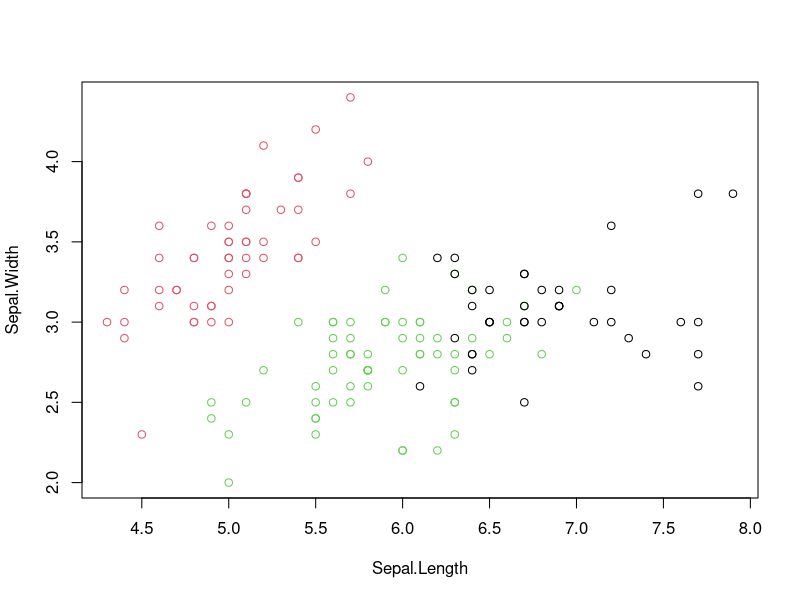
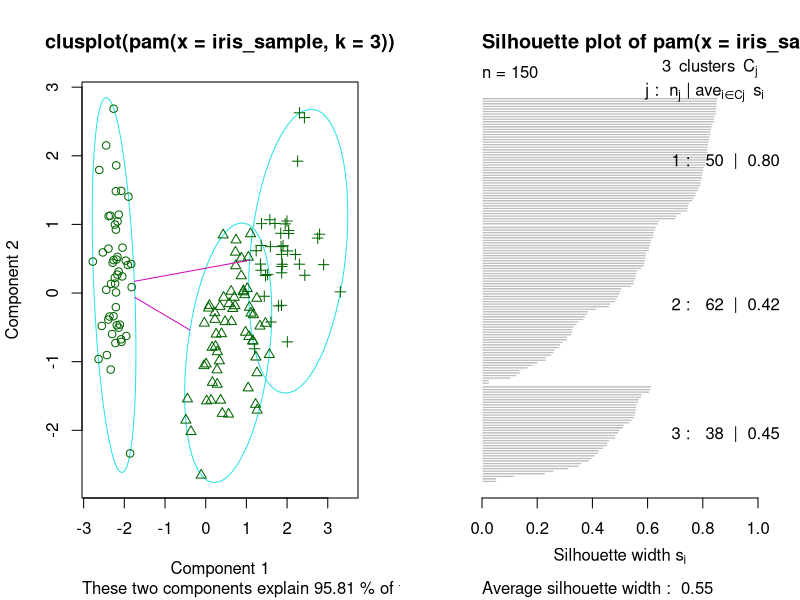
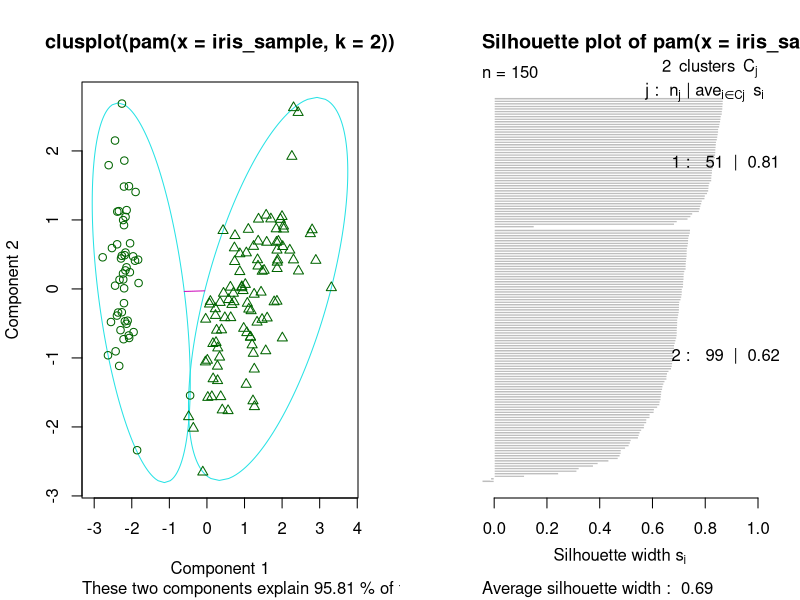
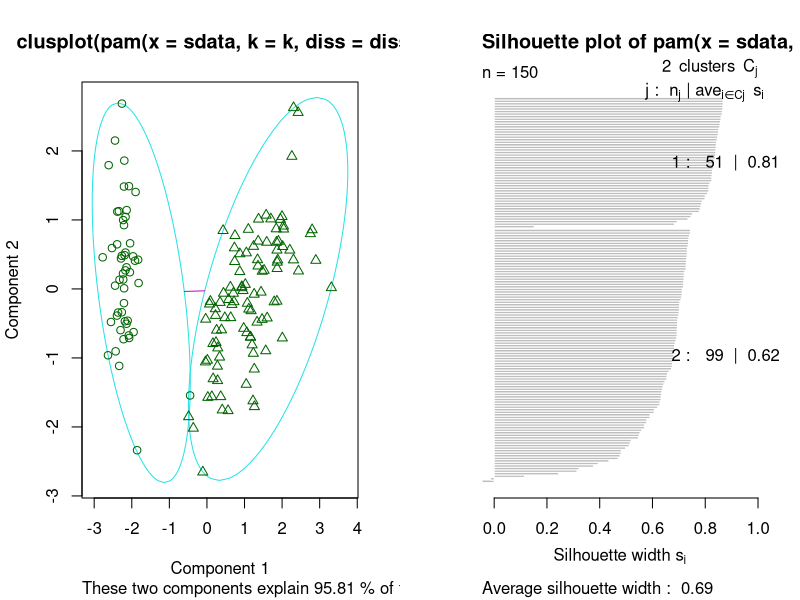
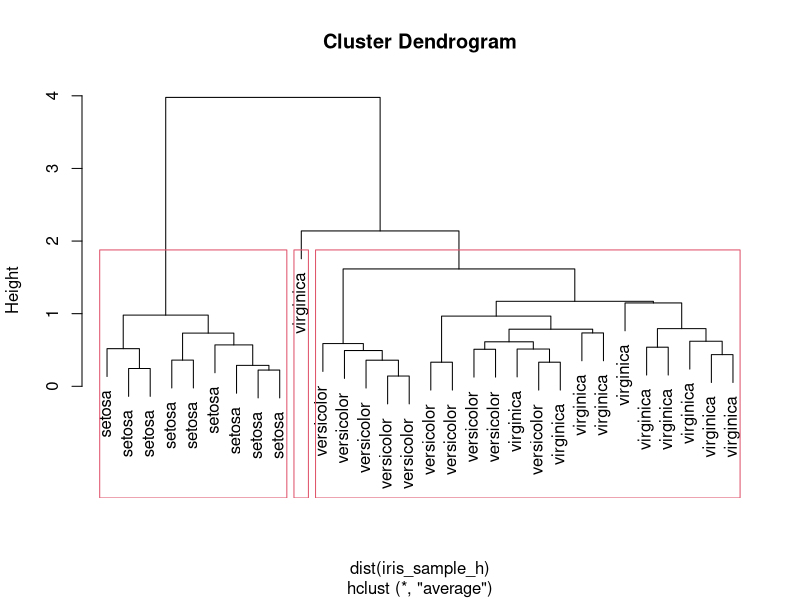

Generate these figures, in order, with R:
#k-Means Clustering with R. Iris data set

library(cluster)

names(iris)
set.seed(8952) #Seed to guarantee reproducibility

iris_sample <- iris
iris_sample$Species <- NULL #Dont consider the iris classes, just sepal and petal lenght attributes

kmeans.result_k3 <- kmeans(iris_sample, 3) #Three clusters by kmeans
table(iris$Species, kmeans.result_k3$cluster) #two classes have a small overlap: versicolor and virginica

kmeans.result_k3 #K-means clustering with 3 clusters of sizes 62, 38, 50
kmeans.result_k3$cluster
plot.new()
plot(iris_sample[c("Sepal.Length", "Sepal.Width")], col = kmeans.result_k3$cluster)


#k-Medoids Clustering with R: Clustering with pam()
pam.result_k3 <- pam(iris_sample, 3) #Three clusters
table(pam.result_k3$clustering, iris$Species)
layout(matrix(c(1, 2), 1, 2)) #Two graphes per page
plot(pam.result_k3)

pam.result_k2 <- pam(iris_sample, 2) #Two clusters to increase silhouette SC
layout(matrix(c(1, 2), 1, 2))
plot(pam.result_k2)


#k-Medoids Clustering with R: Clustering with pamk()
library(fpc)
pamk.result <- pamk(iris_sample)
pamk.result$nc #Number of clusters
table(pamk.result$pamobject$clustering, iris$Species)

layout(matrix(c(1, 2), 1, 2))
plot(pamk.result$pamobject)


#Hierarchical Clustering
set.seed(2836)
idx <- sample(1:dim(iris)[1], 30) #Take a sample for visualization purposes
iris_sample_h <- iris[idx, ]
iris_sample_h$Species <- NULL #Dont consider the iris classes
hc_result <- hclust(dist(iris_sample_h), method = "ave")
layout(matrix(c(1, 1), 1, 1))
plot(hc_result, labels = iris$Species[idx])
rect.hclust(hc_result, k = 3) #cut the tree into 3 clusters
